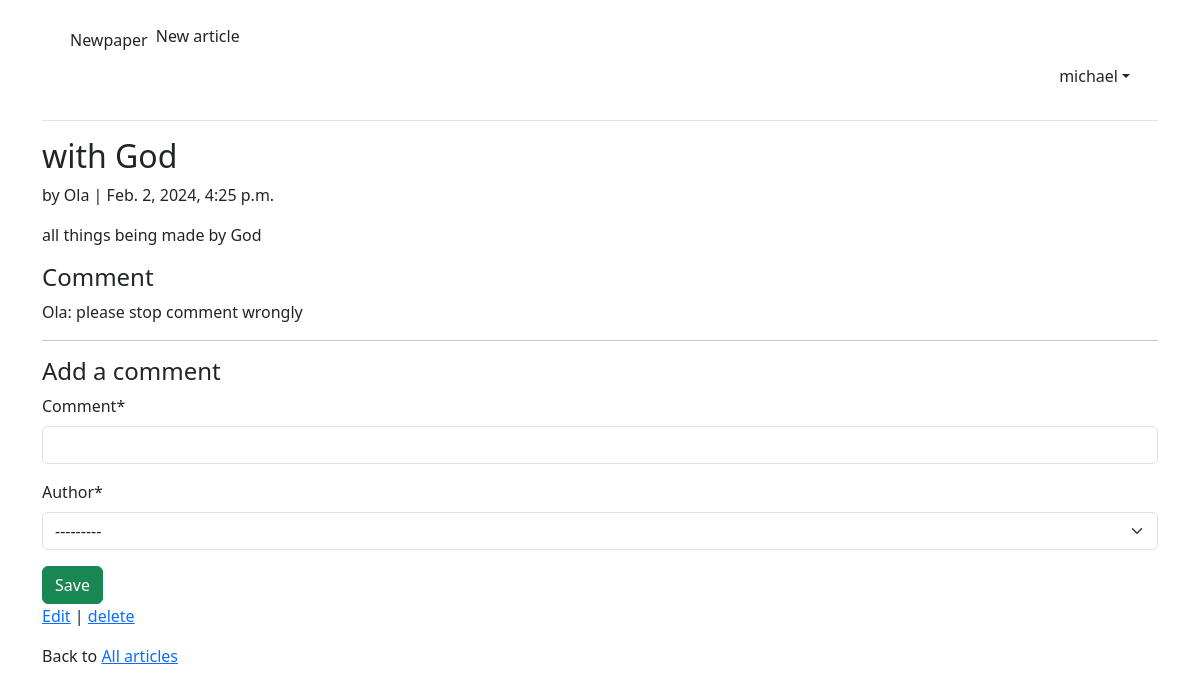
The app's page /articles/3/ (signed in) with its own data.
### accounts/models.py (models this page shows)
class CustomUser(AbstractUser):
    age = models.PositiveIntegerField(null=True, blank=True,)
    name =models.CharField(max_length = 255, null=True, blank = True)
    date = models.DateField(null = True, blank = True)
    mike = models.DateField(null = True, blank = True)  #new
    def __str__ (self):
        return self.username

### articles/models.py (models this page shows, shortened)
class Article(models.Model):
    title = models.CharField(max_length=55)
    body = models.TextField()
    date = models.DateTimeField(auto_now_add = True)
    author = models.ForeignKey(settings.AUTH_USER_MODEL, on_delete=models.CASCADE,) #author =models.ForeignKey('auth.User', on_delete=models.CASCADE,)

class Comment(models.Model):
    article = models.ForeignKey(Article, on_delete=models.CASCADE,)
    comment = models.CharField(max_length=140)
    author = models.ForeignKey(settings.AUTH_USER_MODEL, on_delete=models.CASCADE,) #author =models.ForeignKey('auth.User', on_delete=models.CASCADE,)
    def __str__(self):
        return self.comment #display the data title in admin page

### articles/views.py (the view, shortened to what this page needs)
# urls.py: path("<int:pk>/", ArticleDetailView.as_view(), name = "article_detail"),
class ArticleDetailView(LoginRequiredMixin, View):
    def get(self, request, *args, **kwargs):
        view = CommentGet.as_view()
        return view(request, *args, **kwargs)

### articles/form.py
class CommentForm(forms.ModelForm):
    class Meta:
        model = Comment
        fields = ("comment", "author")

### articles/views.py (called while the page is built)
    def get_context_data(self, **kwargs): # get_context_data() its django dictionary  cantaining all the variable names and value available in our templates, its use to add information to template
        context = super().get_context_data(**kwargs)
        context["form"] = CommentForm()
        return context

### accounts/templates/article_detail.html (shortened to what this page needs)
{% extends 'base.html' %}
{% load crispy_forms_tags %}
{% block content %}
    <div class="article-entry">
        <h2>
            {{ object.title }}
        </h2>
        <p>
            by {{ object.author }}  | {{ object.date }}
        </p>
    </div>
    <p>
        {{ object.body }}
    </p>
        <h4>
            Comment
        </h4>
        {% for comment in article.comment_set.all %}
        {{ comment.author }}:
        {{ comment }}
        {% endfor %}
        <hr>
        <h4>
            Add a comment
        </h4>
        <form action = "" method="POST">
            {{form|crispy}}
        <button class="btn btn-success ml-2" type="submit">Save</button>
        </form>
    <p>
        <a href="{% url 'article_edit' article.pk %}"> Edit</a> |
        <a href="{% url 'article_delete' article.pk%}"> delete</a>
    </p>
    <p>
     Back to   <a href=" {%  url 'article_list' %}"> All articles</a>
    </p>
{% endblock content %}

### accounts/templates/base.html (shortened to what this page needs)
<!DOCTYPE html>
<html lang="en">
    {%  load crispy_forms_tags %}
<head>
</head>
<link href="https://cdn.jsdelivr.net/npm/bootstrap@5.3.2/dist/css/bootstrap.min.css" rel="stylesheet">
<body>
    <div class="container">
        <header class="p-3 mb-3 border-bottom">
            <div class="container">
                <div class="d-flex flex-wrap align-items-center justify-content-center justify-content-lg-start">
                    <a class="navbar-brand" href="{% url 'home' %}" class="navbar-brand"  class="text-primary" > Newpaper</a>
                    <ul  class="nav col-12 col-lg-auto me-lg-auto mb-2 justify-content-center md-md-0">
                        {% if user.is_authenticated %}
                        <li >
                            <a href="{% url 'new_article' %}" class="nav-link px-2 link-dark"> New article</a>
                        </li>
                    </ul>
                </div>
                    <ul>
                        <div class="dropdown text-end">
                            <a href="#"  class="d-block link-dark text-decoration-none dropdown-toggle" id="dropdownUser1" data-bs-toggle="dropdown" aria-expanded="false"> {{ user.username }}</a>
                        </div>
                        {% else %}
                    </ul>
                    <div class="text-end">
                        <a href="{% url 'login' %}" class="btn btn-outline-primary me-2">Login</a>
                        <a href="{% url 'signup'%}" class="btn btn-primary">Sign Up</a>
                    </div>
                {% endif %}
            </div>
        </header>
        <main>
            {% block content %}
            {% endblock content %}
        </main>
    </div>
</body>
</html>

### records on screen
CustomUser: username "michael"
Article: title "with God", author "Ola", date "Feb. 2, 2024, 4:25 p.m.", body "all things being made by God"
Comment: author "Ola", comment "please stop comment wrongly"
